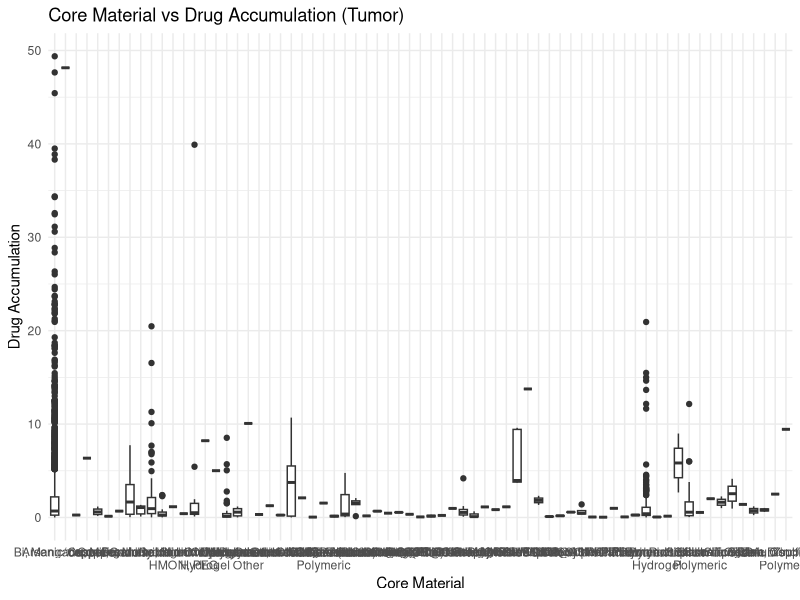
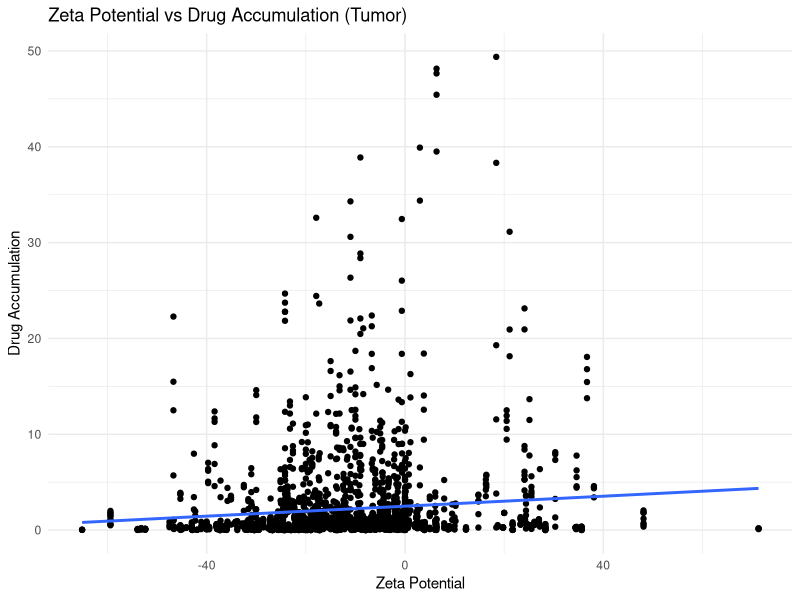
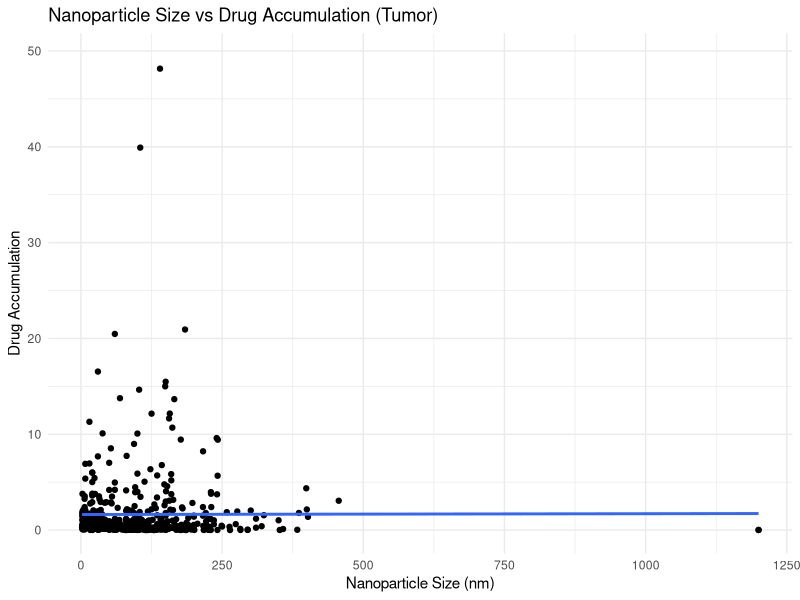
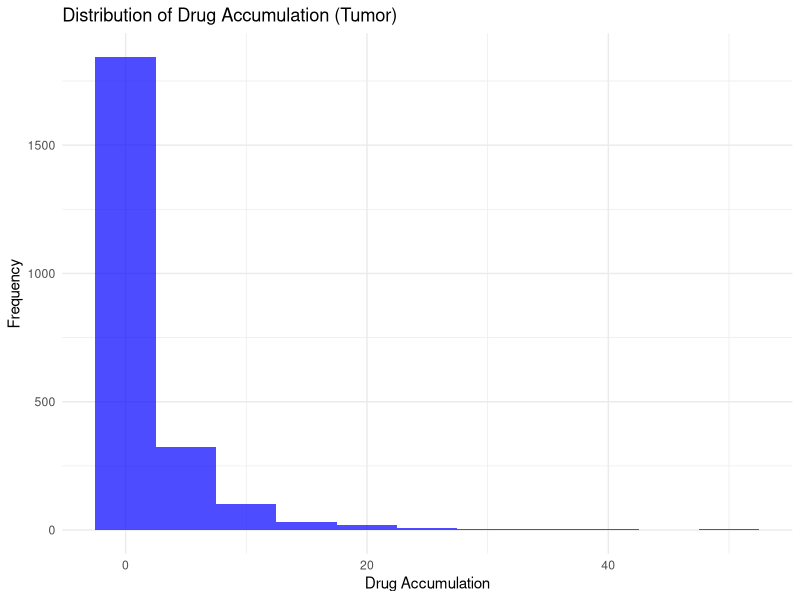

Write R code to recreate these figures, in order.
library(tidyverse)
library(ggplot2)

# Load the cleaned data
data <- read.csv("clean_youreka_set.csv")

# Fill down the nanoparticle properties, filter NAs, and extract size
data_clean <- data |>
  fill(Core_Material, Size, Zeta_Potential, Tumor_Size, .direction = "down") |>
  filter(!is.na(Tumor)) |>
  mutate(Size_numeric = as.numeric(str_extract(Size, "(?<=: )\\d+\\.?\\d*")))




# 1. Plot comparing core material vs drug accumulation (Tumor)
p1 <- ggplot(data_clean, aes(x = Core_Material, y = Tumor)) +
  geom_boxplot() +
  labs(title = "Core Material vs Drug Accumulation (Tumor)",
       x = "Core Material",
       y = "Drug Accumulation") +
  theme_minimal()

# 2. Plot comparing zeta potential vs drug accumulation
p2 <- ggplot(data_clean, aes(x = Zeta_Potential, y = Tumor)) +
  geom_point() +
  geom_smooth(method = "lm", se = FALSE) +
  labs(title = "Zeta Potential vs Drug Accumulation (Tumor)",
       x = "Zeta Potential",
       y = "Drug Accumulation") +
  theme_minimal()

# 3. Plot comparing nanoparticle size vs drug accumulation
p3 <- ggplot(data_clean, aes(x = Size_numeric, y = Tumor)) +
  geom_point() +
  geom_smooth(method = "lm", se = FALSE) +
  labs(title = "Nanoparticle Size vs Drug Accumulation (Tumor)",
       x = "Nanoparticle Size (nm)",
       y = "Drug Accumulation") +
  theme_minimal()

# For Fun Histogram (bell curve approximation)
p4 <- ggplot(data_clean, aes(x = Tumor)) +
  geom_histogram(binwidth = 5, fill = "blue", alpha = 0.7) +
  labs(title = "Distribution of Drug Accumulation (Tumor)",
       x = "Drug Accumulation",
       y = "Frequency") +
  theme_minimal()

# Save all plots to a single PDF file
pdf("all_plots.pdf")

print(p1)
print(p2)
print(p3)
print(p4)

dev.off()
